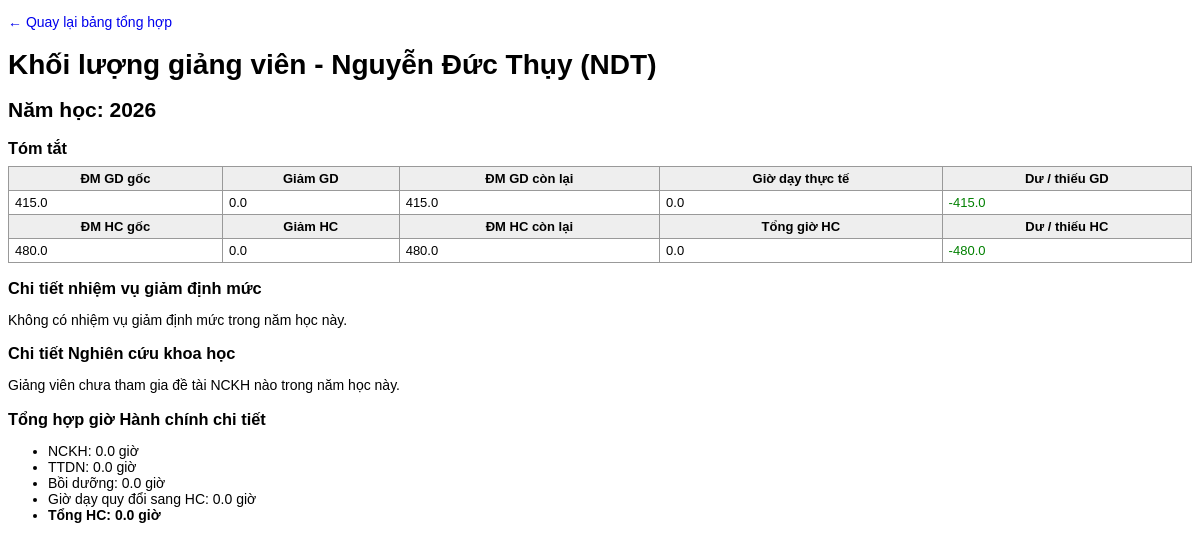
The page /timetable/instructor-workload/2/2/ on the database as committed earlier.
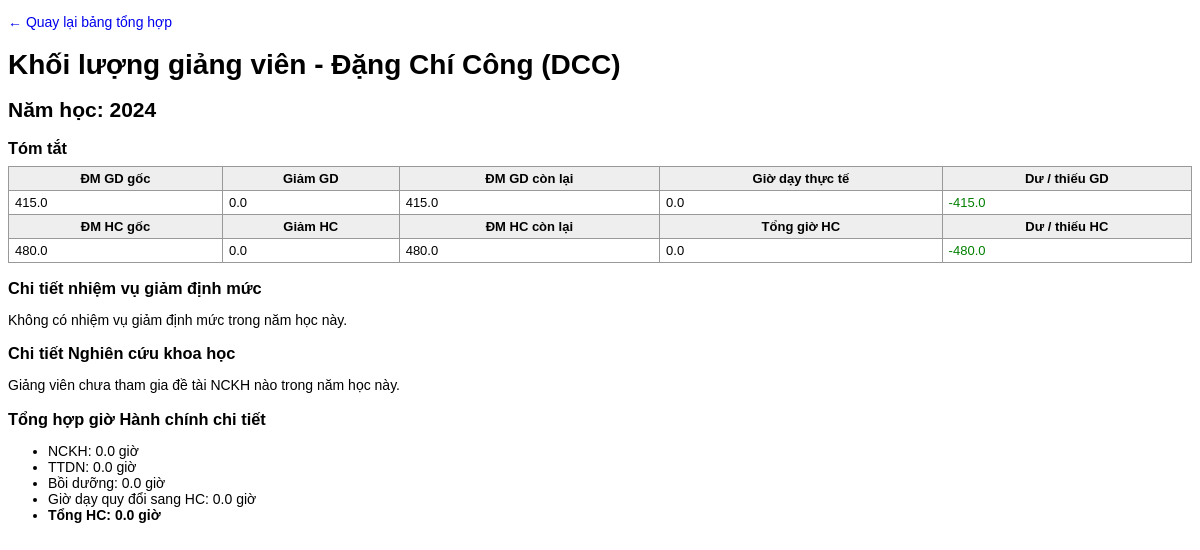
The same page on the database as committed later.
### timetable/models.py (models this page shows, shortened)
class Instructor(models.Model):
    code = models.CharField(max_length=20, unique=True, verbose_name="Mã GV")
    name = models.CharField(max_length=100, verbose_name="Họ tên")
    department = models.ForeignKey(Department, on_delete=models.CASCADE, verbose_name="Thuộc Khoa")
    is_leader = models.BooleanField(default=False, verbose_name="Là Lãnh đạo (cờ tổng quát)")
    teaching_quota = models.FloatField(default=415, verbose_name="Định mức GIẢNG DẠY (Tiết)")
    admin_quota = models.FloatField(default=480, verbose_name="Định mức HÀNH CHÍNH (Giờ)")
    conversion_ratio = models.FloatField(default=3.2, verbose_name="Hệ số quy đổi giờ chuẩn → giờ HC")
    max_subjects_per_semester = models.IntegerField(
        default=3, verbose_name="Tối đa môn được phân dạy mỗi Học kỳ"
    )
    roles = models.ManyToManyField(
        InstructorRole, blank=True, verbose_name="Vai trò (ảnh hưởng giảm giờ chuẩn)"
    )
    allowed_majors = models.ManyToManyField(
        Major, blank=True, verbose_name="Được phân dạy cho các Ngành"
    )
    can_teach_general = models.BooleanField(
        default=False, verbose_name="Có dạy được các môn chung (đại cương)?"
    )
    competencies = models.ManyToManyField(
        Subject,
        through="InstructorCompetency",
        verbose_name="Khả năng giảng dạy (theo Môn)",
        blank=True,
    )
    class Meta:
        verbose_name_plural = "6. Quản lý Giảng viên"

class AcademicYear(models.Model):
    code = models.CharField(max_length=20, unique=True, verbose_name="Mã Năm học")
    note = models.TextField(blank=True, verbose_name="Ghi chú")
    class Meta:
        verbose_name_plural = "1. Quản lý Năm học"

### timetable/views.py (the view, shortened to what this page needs)
def instructor_workload_detail(request, instructor_id, year_id):
    academic_year = get_object_or_404(AcademicYear, id=year_id)
    instructor = get_object_or_404(Instructor, id=instructor_id)
    all_data = calculate_instructor_workload(academic_year)
    row = None
    for r in all_data:
        if r["instructor"].id == instructor.id:
            row = r
            break
    research_members = ResearchMember.objects.filter(
        instructor=instructor,
        project__year=academic_year,
    ).select_related("project", "project__category").order_by("project__topic_name")
    context = {
        "academic_year": academic_year,
        "instructor": instructor,
        "row": row,
        "research_members": research_members,
    }
    return render(request, "timetable/instructor_workload_detail.html", context)

### timetable/templates/timetable/instructor_workload_detail.html (shortened to what the changed rows need)
<!DOCTYPE html>
<html lang="vi">
<head>
</head>
<body>
    {% load math_filters %}
  <p>
    <a href="{% url 'timetable:instructor_workload' %}?academic_year={{ academic_year.id }}">&larr; Quay lại bảng tổng hợp</a>
  </p>
  <h1>Khối lượng giảng viên - {{ instructor.name }} ({{ instructor.code }})</h1>
  <h2>Năm học: {{ academic_year.code }}</h2>
  <h3>Tóm tắt</h3>
  <table>
    <tr>
      <th>ĐM GD gốc</th>
      <th>Giảm GD</th>
      <th>ĐM GD còn lại</th>
      <th>Giờ dạy thực tế</th>
      <th>Dư / thiếu GD</th>
    </tr>
    <tr>
      <td>{{ row.base_teaching_quota|floatformat:1 }}</td>
      <td>{{ row.teaching_reduced_hours|floatformat:1 }}</td>
      <td>{{ row.teaching_quota_adj|floatformat:1 }}</td>
      <td>{{ row.teaching_hours|floatformat:1 }}</td>
      <td>
        {% if row.teaching_overload > 0 %}
          <span class="overload">+{{ row.teaching_overload|floatformat:1 }}</span>
        {% else %}
          <span class="underload">{{ row.teaching_overload|floatformat:1 }}</span>
        {% endif %}
      </td>
    </tr>
    <tr>
      <th>ĐM HC gốc</th>
      <th>Giảm HC</th>
      <th>ĐM HC còn lại</th>
      <th>Tổng giờ HC</th>
      <th>Dư / thiếu HC</th>
    </tr>
    <tr>
      <td>{{ row.base_admin_quota|floatformat:1 }}</td>
      <td>{{ row.admin_reduced_hours|floatformat:1 }}</td>
      <td>{{ row.admin_quota_adj|floatformat:1 }}</td>
      <td>{{ row.admin_hours_total|floatformat:1 }}</td>
      <td>
        {% if row.admin_overload > 0 %}
          <span class="overload">+{{ row.admin_overload|floatformat:1 }}</span>
        {% else %}
          <span class="underload">{{ row.admin_overload|floatformat:1 }}</span>
        {% endif %}
      </td>
    </tr>
  </table>
  <h3>Chi tiết nhiệm vụ giảm định mức</h3>
  {% if row.duty_breakdown %}
    <table>
      <thead>
        <tr>
          <th>Nhiệm vụ</th>
          <th>Số tháng</th>
          <th>% giảm GD</th>
          <th>Giờ giảm GD</th>
          <th>% giảm HC</th>
          <th>Giờ giảm HC</th>
          <th>Ghi chú</th>
        </tr>
      </thead>
      <tbody>
        {% for b in row.duty_breakdown %}
          <tr>
            <td>{{ b.obj.reduction_type.name }}</td>
            <td>{{ b.months }}</td>
            <td>{{ b.teaching_percent }}</td>
            <td>{{ b.teaching_hours|floatformat:1 }}</td>
            <td>{{ b.admin_percent }}</td>
            <td>{{ b.admin_hours|floatformat:1 }}</td>
            <td>{{ b.obj.note }}</td>
          </tr>
        {% endfor %}
      </tbody>
    </table>
  {% else %}
    <p>Không có nhiệm vụ giảm định mức trong năm học này.</p>
  {% endif %}
  <h3>Chi tiết Nghiên cứu khoa học</h3>
  {% if research_members %}
    <table>
      <thead>
        <tr>
          <th>Đề tài</th>
          <th>Loại</th>
          <th>Vai trò</th>
          <th>Số lượng</th>
          <th>Giờ quy đổi của đề tài</th>
          <th>Tỷ lệ hưởng</th>
          <th>Giờ tính cho GV</th>
        </tr>
      </thead>
      <tbody>
        {% for m in research_members %}
          <tr>
            <td>{{ m.project.topic_name }}</td>
            <td>
              {% if m.project.category %}
                {{ m.project.category.name }}
                <small>({{ m.project.category.unit_label }})</small>
              {% endif %}
            </td>
            <td>
              {% if m.role == "CN" %}Chủ nhiệm{% else %}Cộng sự{% endif %}
            </td>
            <td>{{ m.project.quantity }}</td>
            <td>{{ m.project.hours|floatformat:1 }}</td>
            <td>
              {% if m.share_ratio %}
                {{ m.share_ratio|floatformat:2 }}
              {% else %}
                Tự chia (quy tắc 6:4/4:3:3...)
              {% endif %}
            </td>
            <td>
              {% if m.share_ratio %}
                {{ m.project.hours|floatformat:1 }} × {{ m.share_ratio|floatformat:2 }} ≈
                {{ m.project.hours|mul:m.share_ratio|floatformat:1 }}
              {% else %}
                (xem cột NCKH tổng ở phần tóm tắt)
              {% endif %}
            </td>
          </tr>
        {% endfor %}
      </tbody>
    </table>
  {% else %}
    <p>Giảng viên chưa tham gia đề tài NCKH nào trong năm học này.</p>
  {% endif %}
  <h3>Tổng hợp giờ Hành chính chi tiết</h3>
  <ul>
    <li>NCKH: {{ row.rp_hours|floatformat:1 }} giờ</li>
    <li>TTDN: {{ row.ei_hours|floatformat:1 }} giờ</li>
    <li>Bồi dưỡng: {{ row.pd_hours|floatformat:1 }} giờ</li>
    <li>Giờ dạy quy đổi sang HC: {{ row.teaching_to_admin_hours|floatformat:1 }} giờ</li>
    <li><strong>Tổng HC: {{ row.admin_hours_total|floatformat:1 }} giờ</strong></li>
  </ul>
</body>
</html>

Rows that differ between the two databases and show on the page:
changed Instructor: name "Nguyễn Đức Thụy" → "Đặng Chí Công"; code "NDT" → "DCC"
changed AcademicYear: code "2026" → "2024"
